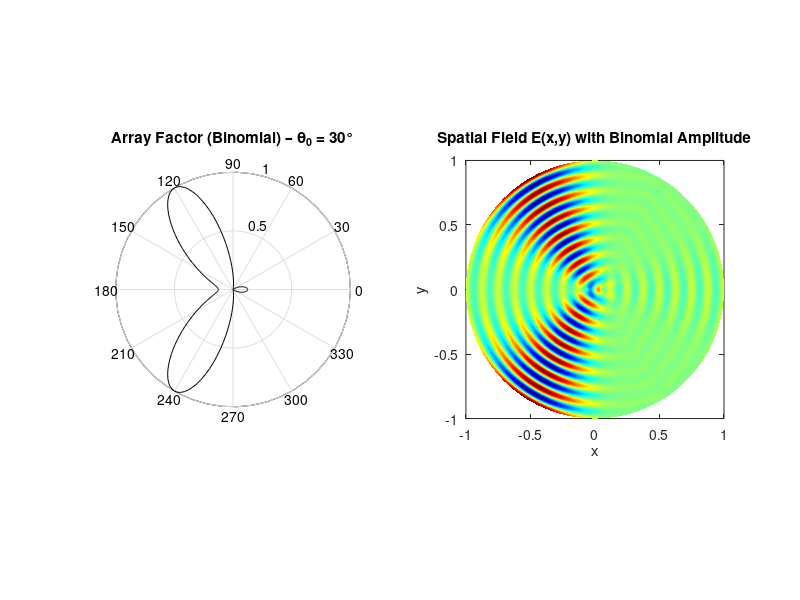

This figure's MATLAB source: (Note: this script raises an error after producing the figure.)
%% Advanced Antenna Designs
% Assignment 2 - Exercise 1c - June 2025
% KARATIS DIMITRIOS 10775

clear all; clc; close all;

%% Simulation parameters
freq = 1e9;                 % Frequency [Hz]
c = 3e8;                    % Speed of light [m/s]
lambda = c/freq;            % Wavelength [m]
T = 1/freq;                 % Period [s]
omega = 2*pi*freq;          % Angular frequency [rad/s]
k = 2*pi/lambda;            % Wave number [rad/m]
az = 7;                     % Number of elements in the array

Ns = 30;                  % Number of spatial samples per wavelength
ds = lambda/Ns;           % Spatial discretization step
Nt = 35;                  % Number of temporal samples per period
dt = T/Nt;                % Temporal discretization step
t = 0:dt:(1*T);           % Time vector (1 period)

% Observation domain
R = (0*lambda):ds:(8*lambda);
Ntheta = 240;
dtheta = 2*pi/Ntheta;
theta = 0:dtheta:(2*pi);
x = R.'*cos(theta);
y = R.'*sin(theta);
d = lambda/2;

% Color for annotation
teal = [ 0 0.5 0.5];

% Beam steering angle
theta0_deg = 30;
theta0 = theta0_deg * pi / 180;
delta = -k * d * sin(theta0);

%% Binomial amplitude distribution (normalized)
binomial_weights = zeros(1, az);
for i = 0:az-1
    binomial_weights(i+1) = nchoosek(az-1, i);
end
A = binomial_weights / max(binomial_weights);

%% Element positions (symmetric linear array)
r1x = -3*d; r2x = -2*d; r3x = -d; r4x = 0;
r5x = d;    r6x = 2*d;  r7x = 3*d;
r1y = 0; r2y = 0; r3y = 0; r4y = 0;
r5y = 0; r6y = 0; r7y = 0;

%% Compute total field E(x,y)
for ix=1:length(R)
    for iy=1:length(theta)
        R1 = sqrt((x(ix,iy)-r1x)^2 + (y(ix,iy)-r1y)^2);
        E1(ix,iy) = A(1) * cos(omega * t(1) - k*R1 - delta*-3);

        R2 = sqrt((x(ix,iy)-r2x)^2 + (y(ix,iy)-r2y)^2);
        E2(ix,iy) = A(2) * cos(omega * t(1) - k*R2 - delta*-2);

        R3 = sqrt((x(ix,iy)-r3x)^2 + (y(ix,iy)-r3y)^2);
        E3(ix,iy) = A(3) * cos(omega * t(1) - k*R3 - delta*-1);

        R4 = sqrt((x(ix,iy)-r4x)^2 + (y(ix,iy)-r4y)^2);
        E4(ix,iy) = A(4) * cos(omega * t(1) - k*R4 - delta*0);

        R5 = sqrt((x(ix,iy)-r5x)^2 + (y(ix,iy)-r5y)^2);
        E5(ix,iy) = A(5) * cos(omega * t(1) - k*R5 - delta*1);

        R6 = sqrt((x(ix,iy)-r6x)^2 + (y(ix,iy)-r6y)^2);
        E6(ix,iy) = A(6) * cos(omega * t(1) - k*R6 - delta*2);

        R7 = sqrt((x(ix,iy)-r7x)^2 + (y(ix,iy)-r7y)^2);
        E7(ix,iy) = A(7) * cos(omega * t(1) - k*R7 - delta*3);
    end
end

% Total field
E = E1 + E2 + E3 + E4 + E5 + E6 + E7;

%% Compute array factor with binomial weights
Fa = zeros(1, length(theta));
for i = 0:(az-1)
    Fa = Fa + (A(i+1) * exp(1i*i*delta + 1i*k*(i*d - ((az-1)/2)*d)*cos(theta)));
end
Fa = abs(Fa);
Fa = Fa / max(Fa);

%% Visualization
f1 = figure(10); clf; set(gcf,'Color',[1 1 1]); Fs=10;
sp1 = subplot(1,2,1); set(gca,'FontSize',Fs);
polar(theta, -Fa, 'k'); hold on;
title(['Array Factor (Binomial) – \theta_0 = ' num2str(theta0_deg) '°']);

subplot(1,2,2)
pcolor(x/max(max(x)), y/max(max(y)), E); shading interp;
pbaspect([1 1 1]);
colormap jet;
xlabel('x'); ylabel('y');
title('Spatial Field E(x,y) with Binomial Amplitude');

sgtitle('7-Element Linear Array with Binomial Weighting');
